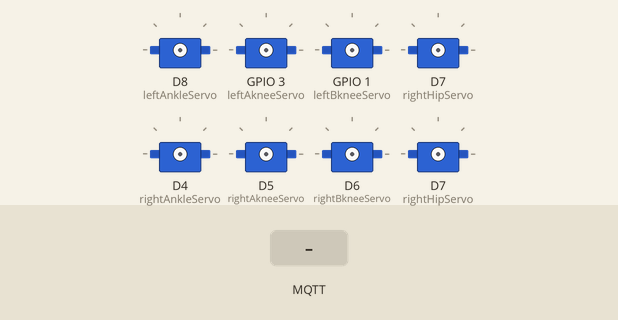
Recording of a sketch running on a simulated ESP8266 (NodeMCU). Shown: 8 × servo. The inputs (shaded band) are chosen by the test bench. WiFi joins after 1.5 s; servers stay silent unless stated; random numbers use the default seed unless the sketch sets one; no MQTT or app messages arrive unless stated; what the sketch prints to the serial monitor is not drawn.

Above: at 0.1 s.
At 4.2 s:
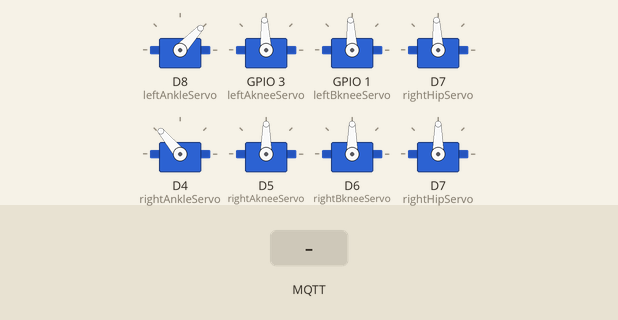
4.3 s: MQTT message "1" arrives on the first subscribed topic
At 5.4 s:
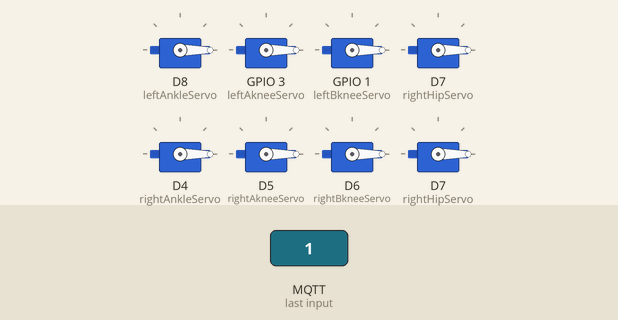
5.8 s: MQTT message "dofIn" arrives on the first subscribed topic
Timing chart, 0 to 8.8 s (numbered marks = the images above; inputs shaded):
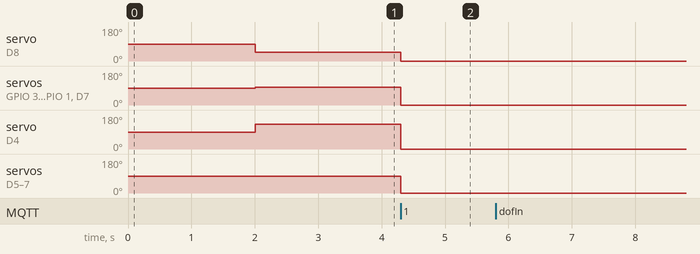

Measured:
- after the input at 4.3 s, servo on D8 (leftAnkleServo): 47° → 0° at once; servo on GPIO 3 (leftAkneeServo), servo on GPIO 1 (leftBkneeServo), servo on D7 (rightHipServo): 93° → 0° at once; servo on D4 (rightAnkleServo): 130° → 0° at once; servo on D5 (rightAkneeServo), servo on D6 (rightBkneeServo), servo on D7 (rightHipServo): 90° → 0° at once
- after the input at 5.8 s, every drawn part: stays the same

The sketch:

dofwifi.ino
```cpp
#include <ESP8266WiFi.h>
#include <ArduinoJson.h>
#include <PubSubClient.h>

#include <Servo.h>

Servo leftAnkle;
Servo rightAnkle;
Servo leftHip;
Servo rightHip;
Servo leftAknee;
Servo leftBknee;
Servo rightAknee;
Servo rightBknee;

const uint8_t leftAnkleServo = D8;
const uint8_t leftAkneeServo = D9;
const uint8_t leftBkneeServo = D10;
const uint8_t leftHipServo = D11;

const uint8_t rightAnkleServo = D4;
const uint8_t rightAkneeServo = D5;
const uint8_t rightBkneeServo = D6;
const uint8_t rightHipServo = D7;


int leftAnklePos = 47;
int leftAkneePos = 93;
int leftBkneePos = 93;
int leftHipPos = 93;


int rightAnklePos = 130;
int rightAkneePos = 90;
int rightBkneePos = 90;
int rightHipPos = 90;

const char* ssid = "";
const char* password = "";

const char *mqtt_broker = "172.16.0.101";
const int mqtt_port = 1883;

DynamicJsonDocument doc(1024);

WiFiClient espClient;
PubSubClient client(espClient);

void wifiConnect() {
  WiFi.begin(ssid, password);
  Serial.println();
  Serial.print("Connecting to "); Serial.print(ssid);

  while (WiFi.status() != WL_CONNECTED) {
    delay(1000);
    Serial.print(".");
  }

  randomSeed(micros());

  Serial.println('\n');
  Serial.println("Connection established!");
  Serial.print("IP address:\t");
  Serial.println(WiFi.localIP());
}


void writePosition()
{
  Serial.println("writePosition");
  Serial.println(leftAnklePos);
  Serial.print(", ");
  Serial.print(rightAnklePos);

  leftAnkle.write(leftAnklePos);
  leftAknee.write(leftAkneePos);
  leftBknee.write(leftBkneePos);
  leftHip.write(leftHipPos);

  rightHip.write(rightHipPos);
  rightAknee.write(rightAkneePos);
  rightBknee.write(rightBkneePos);
  rightAnkle.write(rightAnklePos);

  delay(1000);
}

void callback(String topic, byte* payload, unsigned int length) {
  Serial.print("Message arrived [");
  Serial.print(topic);
  Serial.print("] ");

  Serial.println();

  if (topic == "dofIn") {
    DeserializationError error = deserializeJson(doc, payload);

    if (error) {
      Serial.print(F("deserializeJson() failed: "));
      Serial.println(error.c_str());
      return;
    }

    leftAnklePos = doc["ankleLeftValue"];
    leftHipPos = doc["hipLeftValue"];
    leftAkneePos = doc["kneeLeftAValue"];
    leftBkneePos = doc["kneeLeftBValue"];

    rightAnklePos = doc["ankleRightValue"];
    rightHipPos = doc["hipRightValue"];
    rightAkneePos = doc["kneeRightAValue"];
    rightBkneePos = doc["kneeRightBValue"];

    writePosition();
  }

}

void reconnect() {
  while (!client.connected()) {
    Serial.print("Attempting MQTT connection...");
    // Create a random client ID
    String clientId = "ESP8266Client-";
    clientId += String(random(0xffff), HEX);
    // Attempt to connect
    if (client.connect(clientId.c_str())) {
      Serial.println("connected");

      client.subscribe("dofIn");
    } else {
      Serial.print("failed, rc=");
      Serial.print(client.state());
      Serial.println(" try again in 5 seconds");
      // Wait 5 seconds before retrying
      delay(5000);
    }
  }
}

void setup()
{
  Serial.begin(115200);
  Serial.println(" ");
  Serial.println("Init...");

  wifiConnect();

  //connecting to a mqtt broker
  client.setServer(mqtt_broker, mqtt_port);
  client.setCallback(callback);


  leftAnkle.attach(leftAnkleServo);
  leftAknee.attach(leftAkneeServo);
  leftBknee.attach(leftBkneeServo);
  leftHip.attach(leftHipServo);

  rightAnkle.attach(rightAnkleServo);
  rightAknee.attach(rightAkneeServo);
  rightBknee.attach(rightBkneeServo);
  rightHip.attach(rightHipServo);

  writePosition();
}

void loop() {
  if (!client.connected()) {
    reconnect();
  }

  client.loop();
}
```
